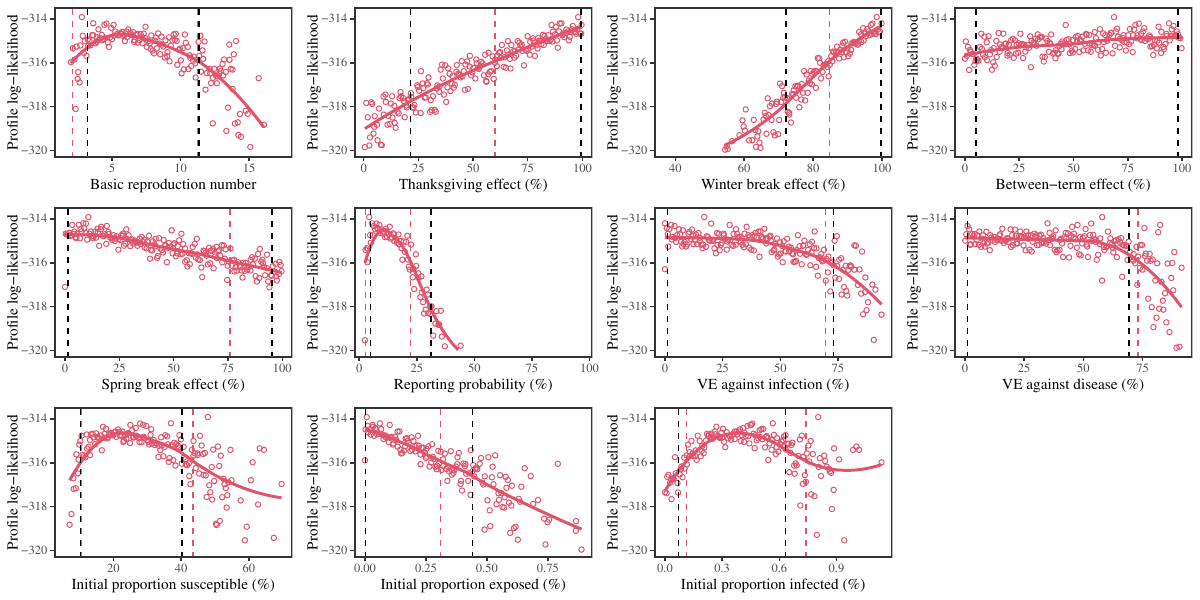

This figure's R source:
library(dplyr)
library(rstan)
library(ggplot2); theme_set(theme_bw(base_family="Times"))
library(egg)

load("pomp_loglik.rda")
load("../stanfit/stanfit_seirv_final.rda")

allparam <- pomp_loglik[,-1]

llvec <- pomp_loglik$logLik

# find maximum log likelihood for each bin
ll_max <- apply(allparam, 2, function(x) {
  rr <- range(x)
  
  ss <- seq(from=rr[1], to=rr[2], length.out=200)
  
  ff <- cut(x, ss)
  
  dd <- data.frame(
    value=x,
    group=ff,
    ll=llvec
  )
  
  dd %>%
    group_by(group) %>%
    filter(ll==max(ll))
}) %>%
  bind_rows(.id="key")

# calculate profile likelihood
pf <- lapply(split(ll_max, ll_max$key), function(dd) {
  # filter ones that are too low
  dd <- dd %>%
    filter(ll > -320)
  
  # fit LOESS curve
  lfit <- loess(ll~value, data=dd)
  
  # get range of parameter values
  rr <- range(dd$value)
  
  # predict profile likelihood across the parameter range
  pred <- data.frame(
    value=seq(rr[1], rr[2], length.out=101),
    ll=predict(lfit, newdata=seq(rr[1], rr[2], length.out=101))
  )
  
  # estimate maximum likelihood from the smooth profile 
  mm <- pred$value[which.max(pred$ll)]
  
  # get lower CI bound
  lwr <- try(with(filter(pred, value <= mm), 
                  approx(x=ll, y=value, xout=max(llvec, na.rm=TRUE)-2))$y)
  
  if (inherits(lwr, "try-error")) lwr <- NA
  
  # get upper CI bound
  upr <- try(with(filter(pred, value >= mm), 
                  approx(x=ll, y=value, xout=max(llvec, na.rm=TRUE)-2))$y)
  
  if (inherits(upr, "try-error")) upr <- NA
  
  data.frame(
    est=mm,
    lwr=lwr,
    upr=upr
  )
}) %>%
  bind_rows(.id="key")

# get posterior from deterministic model for comparison
ss <- summary(stanfit_seirv_final)

stan_summ <- data.frame(
  key=rownames(ss$summary[1:12,]),
  est=ss$summary[1:12,6],
  lwr=ss$summary[1:12,4],
  upr=ss$summary[1:12,8]
)

tt <- theme(
  panel.grid = element_blank(),
  panel.border = element_rect(linewidth=1),
  legend.position = "none"
)

# set up plots
g1 <- ggplot(ll_max %>% filter(key=="beta0")) +
  geom_point(aes(value * 7, ll), col=2, shape=1) +
  geom_smooth(aes(value * 7, ll), method="loess", se=FALSE, col=2) +
  geom_vline(data=pf %>% filter(key=="beta0"), aes(xintercept=lwr*7), lty=2, col=2) +
  geom_vline(data=pf %>% filter(key=="beta0"), aes(xintercept=upr*7), lty=2, col=2) +
  geom_vline(data=stan_summ %>% filter(key=="beta0"), aes(xintercept=lwr*7), lty=2, col=1) +
  geom_vline(data=stan_summ %>% filter(key=="beta0"), aes(xintercept=upr*7), lty=2, col=1) +
  scale_x_continuous("Basic reproduction number") +
  scale_y_continuous("Profile log-likelihood", limits=c(-320, -313.8)) +
  tt

g2 <- ggplot(ll_max %>% filter(key=="reduction1")) +
  geom_point(aes(value*100, ll), col=2, shape=1) +
  geom_smooth(aes(value*100, ll), method="loess", se=FALSE, col=2) +
  geom_vline(data=pf %>% filter(key=="reduction1"), aes(xintercept=lwr*100), lty=2, col=2) +
  geom_vline(data=pf %>% filter(key=="reduction1"), aes(xintercept=upr*100), lty=2, col=2) +
  geom_vline(data=stan_summ %>% filter(key=="reduction1"), aes(xintercept=lwr*100), lty=2, col=1) +
  geom_vline(data=stan_summ %>% filter(key=="reduction1"), aes(xintercept=upr*100), lty=2, col=1) +
  scale_x_continuous("Thanksgiving effect (%)") +
  scale_y_continuous("Profile log-likelihood", limits=c(-320, -313.8)) +
  tt

g3 <- ggplot(ll_max %>% filter(key=="reduction2")) +
  geom_point(aes(value*100, ll), col=2, shape=1) +
  geom_smooth(aes(value*100, ll), method="loess", se=FALSE, col=2) +
  geom_vline(data=pf %>% filter(key=="reduction2"), aes(xintercept=lwr*100), lty=2, col=2) +
  geom_vline(data=pf %>% filter(key=="reduction2"), aes(xintercept=upr*100), lty=2, col=2) +
  geom_vline(data=stan_summ %>% filter(key=="reduction2"), aes(xintercept=lwr*100), lty=2, col=1) +
  geom_vline(data=stan_summ %>% filter(key=="reduction2"), aes(xintercept=upr*100), lty=2, col=1) +
  scale_x_continuous("Winter break effect (%)") +
  scale_y_continuous("Profile log-likelihood", limits=c(-320, -313.8)) +
  tt

g4 <- ggplot(ll_max %>% filter(key=="reduction3")) +
  geom_point(aes(value*100, ll), col=2, shape=1) +
  geom_smooth(aes(value*100, ll), method="loess", se=FALSE, col=2) +
  geom_vline(data=pf %>% filter(key=="reduction3"), aes(xintercept=lwr*100), lty=2, col=2) +
  geom_vline(data=pf %>% filter(key=="reduction3"), aes(xintercept=upr*100), lty=2, col=2) +
  geom_vline(data=stan_summ %>% filter(key=="reduction3"), aes(xintercept=lwr*100), lty=2, col=1) +
  geom_vline(data=stan_summ %>% filter(key=="reduction3"), aes(xintercept=upr*100), lty=2, col=1) +
  scale_x_continuous("Between-term effect (%)") +
  scale_y_continuous("Profile log-likelihood", limits=c(-320, -313.8)) +
  tt

g5 <- ggplot(ll_max %>% filter(key=="reduction4")) +
  geom_point(aes(value*100, ll), col=2, shape=1) +
  geom_smooth(aes(value*100, ll), method="loess", se=FALSE, col=2) +
  geom_vline(data=pf %>% filter(key=="reduction4"), aes(xintercept=lwr*100), lty=2, col=2) +
  geom_vline(data=pf %>% filter(key=="reduction4"), aes(xintercept=upr*100), lty=2, col=2) +
  geom_vline(data=stan_summ %>% filter(key=="reduction4"), aes(xintercept=lwr*100), lty=2, col=1) +
  geom_vline(data=stan_summ %>% filter(key=="reduction4"), aes(xintercept=upr*100), lty=2, col=1) +
  scale_x_continuous("Spring break effect (%)") +
  scale_y_continuous("Profile log-likelihood", limits=c(-320, -313.8)) +
  tt

g6 <- ggplot(ll_max %>% filter(key=="reporting")) +
  geom_point(aes(value*100, ll), col=2, shape=1) +
  geom_smooth(aes(value*100, ll), method="loess", se=FALSE, col=2) +
  geom_vline(data=pf %>% filter(key=="reporting"), aes(xintercept=lwr*100), lty=2, col=2) +
  geom_vline(data=pf %>% filter(key=="reporting"), aes(xintercept=upr*100), lty=2, col=2) +
  geom_vline(data=stan_summ %>% filter(key=="reporting"), aes(xintercept=lwr*100), lty=2, col=1) +
  geom_vline(data=stan_summ %>% filter(key=="reporting"), aes(xintercept=upr*100), lty=2, col=1) +
  scale_x_continuous("Reporting probability (%)") +
  scale_y_continuous("Profile log-likelihood", limits=c(-320, -313.8)) +
  tt

g7 <- ggplot(ll_max %>% filter(key=="efficacy")) +
  geom_point(aes(value*100, ll), col=2, shape=1) +
  geom_smooth(aes(value*100, ll), method="loess", se=FALSE, col=2) +
  geom_vline(data=pf %>% filter(key=="efficacy"), aes(xintercept=lwr*100), lty=2, col=2) +
  geom_vline(data=pf %>% filter(key=="efficacy"), aes(xintercept=upr*100), lty=2, col=2) +
  geom_vline(data=stan_summ %>% filter(key=="efficacy"), aes(xintercept=lwr*100), lty=2, col=1) +
  geom_vline(data=stan_summ %>% filter(key=="efficacy"), aes(xintercept=upr*100), lty=2, col=1) +
  scale_x_continuous("VE against infection (%)") +
  scale_y_continuous("Profile log-likelihood", limits=c(-320, -313.8)) +
  tt

g8 <- ggplot(ll_max %>% filter(key=="efficacyD")) +
  geom_point(aes(value*100, ll), col=2, shape=1) +
  geom_smooth(aes(value*100, ll), method="loess", se=FALSE, col=2) +
  geom_vline(data=pf %>% filter(key=="efficacyD"), aes(xintercept=lwr*100), lty=2, col=2) +
  geom_vline(data=pf %>% filter(key=="efficacyD"), aes(xintercept=upr*100), lty=2, col=2) +
  geom_vline(data=stan_summ %>% filter(key=="efficacyD"), aes(xintercept=lwr*100), lty=2, col=1) +
  geom_vline(data=stan_summ %>% filter(key=="efficacyD"), aes(xintercept=upr*100), lty=2, col=1) +
  scale_x_continuous("VE against disease (%)") +
  scale_y_continuous("Profile log-likelihood", limits=c(-320, -313.8)) +
  tt

g9 <- ggplot(ll_max %>% filter(key=="S0")) +
  geom_point(aes(value*100, ll), col=2, shape=1) +
  geom_smooth(aes(value*100, ll), method="loess", se=FALSE, col=2) +
  geom_vline(data=pf %>% filter(key=="S0"), aes(xintercept=lwr*100), lty=2, col=2) +
  geom_vline(data=pf %>% filter(key=="S0"), aes(xintercept=upr*100), lty=2, col=2) +
  geom_vline(data=stan_summ %>% filter(key=="S0"), aes(xintercept=lwr*100), lty=2, col=1) +
  geom_vline(data=stan_summ %>% filter(key=="S0"), aes(xintercept=upr*100), lty=2, col=1) +
  scale_x_continuous("Initial proportion susceptible (%)") +
  scale_y_continuous("Profile log-likelihood", limits=c(-320, -313.8)) +
  tt

g10 <- ggplot(ll_max %>% filter(key=="E0")) +
  geom_point(aes(value*100, ll), col=2, shape=1) +
  geom_smooth(aes(value*100, ll), method="loess", se=FALSE, col=2) +
  geom_vline(data=pf %>% filter(key=="E0"), aes(xintercept=lwr*100), lty=2, col=2) +
  geom_vline(data=pf %>% filter(key=="E0"), aes(xintercept=upr*100), lty=2, col=2) +
  geom_vline(data=stan_summ %>% filter(key=="E0"), aes(xintercept=lwr*100), lty=2, col=1) +
  geom_vline(data=stan_summ %>% filter(key=="E0"), aes(xintercept=upr*100), lty=2, col=1) +
  scale_x_continuous("Initial proportion exposed (%)") +
  scale_y_continuous("Profile log-likelihood", limits=c(-320, -313.8)) +
  tt

g11 <- ggplot(ll_max %>% filter(key=="I0")) +
  geom_point(aes(value*100, ll), col=2, shape=1) +
  geom_smooth(aes(value*100, ll), method="loess", se=FALSE, col=2) +
  geom_vline(data=pf %>% filter(key=="I0"), aes(xintercept=lwr*100), lty=2, col=2) +
  geom_vline(data=pf %>% filter(key=="I0"), aes(xintercept=upr*100), lty=2, col=2) +
  geom_vline(data=stan_summ %>% filter(key=="I0"), aes(xintercept=lwr*100), lty=2, col=1) +
  geom_vline(data=stan_summ %>% filter(key=="I0"), aes(xintercept=upr*100), lty=2, col=1) +
  scale_x_continuous("Initial proportion infected (%)") +
  scale_y_continuous("Profile log-likelihood", limits=c(-320, -313.8)) +
  tt

gcomb <- ggarrange(g1, g2, g3, g4,
          g5, g6, g7, g8,
          g9, g10, g11, nrow=3, draw=FALSE)

ggsave("figure_pomp_loglik.pdf", gcomb, width=12, height=6)
